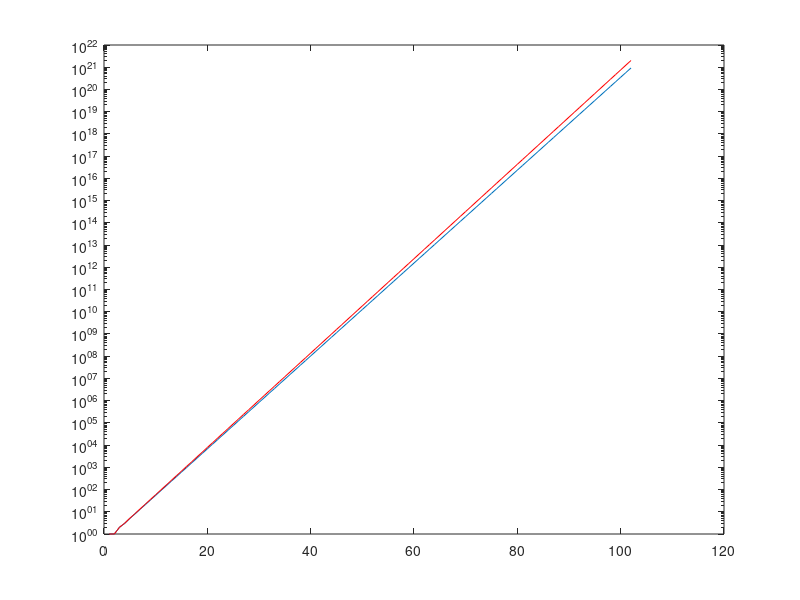

Recreate this plot in MATLAB.
function prob4

fib = [1 1];
for x = 1:100
    fib(x+2) = fib(x+1) + fib(x);
end

pib = [1 1];
c = 1 + sqrt(3)/100;
for x = 1: 100
    pib(x+2) = c*pib(x+1) + pib(x);
end

x = 1: 1: 102;
semilogy(x, fib, x, pib, 'r');

end